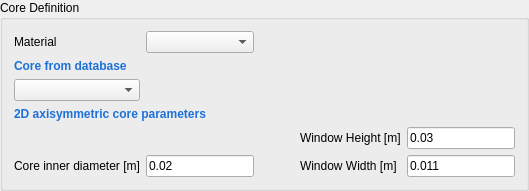
                 <widget class="QGroupBox" name="groupBox_2">
                  <property name="title">
                   <string>Core Definition</string>
                  </property>
                  <layout class="QGridLayout" name="gridLayout_2">
                   <item row="3" column="0">
                    <widget class="QComboBox" name="md_core_geometry_comboBox"/>
                   </item>
                   <item row="1" column="0">
                    <widget class="QLabel" name="label_74">
                     <property name="text">
                      <string>&lt;html&gt;&lt;head/&gt;&lt;body&gt;&lt;p&gt;&lt;span style=&quot; font-weight:600; color:#1c71d8;&quot;&gt;Core from database&lt;/span&gt;&lt;/p&gt;&lt;/body&gt;&lt;/html&gt;</string>
                     </property>
                    </widget>
                   </item>
                   <item row="7" column="4">
                    <widget class="QLineEdit" name="md_window_width_lineEdit">
                     <property name="text">
                      <string>0.011</string>
                     </property>
                    </widget>
                   </item>
                   <item row="4" column="0" colspan="2">
                    <widget class="QLabel" name="label_73">
                     <property name="text">
                      <string>&lt;html&gt;&lt;head/&gt;&lt;body&gt;&lt;p&gt;&lt;span style=&quot; font-weight:600; color:#1c71d8;&quot;&gt;2D axisymmetric core parameters&lt;/span&gt;&lt;/p&gt;&lt;/body&gt;&lt;/html&gt;</string>
                     </property>
                    </widget>
                   </item>
                   <item row="5" column="4">
                    <widget class="QLineEdit" name="md_window_height_lineEdit">
                     <property name="text">
                      <string>0.03</string>
                     </property>
                    </widget>
                   </item>
                   <item row="7" column="3">
                    <widget class="QLabel" name="label_7">
                     <property name="text">
                      <string>Window Width [m]</string>
                     </property>
                    </widget>
                   </item>
                   <item row="7" column="1">
                    <widget class="QLineEdit" name="md_core_width_lineEdit">
                     <property name="text">
                      <string>0.02</string>
                     </property>
                    </widget>
                   </item>
                   <item row="7" column="0">
                    <widget class="QLabel" name="label_4">
                     <property name="text">
                      <string>Core inner diameter [m]</string>
                     </property>
                    </widget>
                   </item>
                   <item row="0" column="1">
                    <widget class="QComboBox" name="md_core_material_comboBox"/>
                   </item>
                   <item row="5" column="3">
                    <widget class="QLabel" name="label_6">
                     <property name="text">
                      <string>Window Height [m]</string>
                     </property>
                    </widget>
                   </item>
                   <item row="0" column="0">
                    <widget class="QLabel" name="label_2">
                     <property name="text">
                      <string>Material</string>
                     </property>
                    </widget>
                   </item>
                   <item row="7" column="2">
                    <spacer name="horizontalSpacer_11">
                     <property name="orientation">
                      <enum>Qt::Horizontal</enum>
                     </property>
                     <property name="sizeHint" stdset="0">
                      <size>
                       <width>40</width>
                       <height>20</height>
                      </size>
                     </property>
                    </spacer>
                   </item>
                   <item row="5" column="2">
                    <spacer name="horizontalSpacer_12">
                     <property name="orientation">
                      <enum>Qt::Horizontal</enum>
                     </property>
                     <property name="sizeHint" stdset="0">
                      <size>
                       <width>40</width>
                       <height>20</height>
                      </size>
                     </property>
                    </spacer>
                   </item>
                   <item row="3" column="3">
                    <spacer name="horizontalSpacer_13">
                     <property name="orientation">
                      <enum>Qt::Horizontal</enum>
                     </property>
                     <property name="sizeHint" stdset="0">
                      <size>
                       <width>40</width>
                       <height>20</height>
                      </size>
                     </property>
                    </spacer>
                   </item>
                   <item row="0" column="3">
                    <spacer name="horizontalSpacer_14">
                     <property name="orientation">
                      <enum>Qt::Horizontal</enum>
                     </property>
                     <property name="sizeHint" stdset="0">
                      <size>
                       <width>40</width>
                       <height>20</height>
                      </size>
                     </property>
                    </spacer>
                   </item>
                  </layout>
                 </widget>
